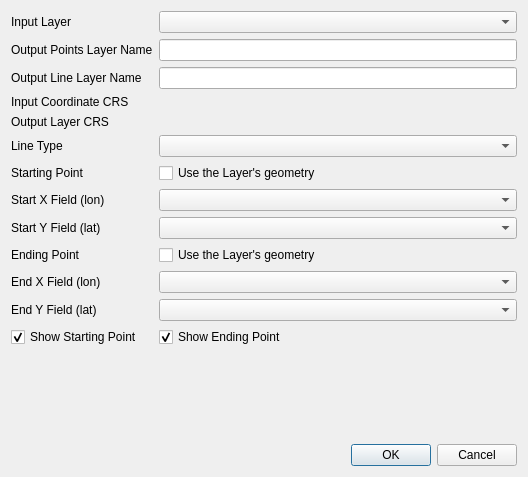
<?xml version="1.0" encoding="UTF-8"?>
<ui version="4.0">
 <class>Dialog</class>
 <widget class="QDialog" name="Dialog">
  <property name="geometry">
   <rect>
    <x>0</x>
    <y>0</y>
    <width>528</width>
    <height>477</height>
   </rect>
  </property>
  <property name="windowTitle">
   <string>XY to Line</string>
  </property>
  <property name="modal">
   <bool>true</bool>
  </property>
  <layout class="QVBoxLayout" name="verticalLayout">
   <item>
    <layout class="QFormLayout" name="formLayout">
     <property name="fieldGrowthPolicy">
      <enum>QFormLayout::AllNonFixedFieldsGrow</enum>
     </property>
     <item row="0" column="0">
      <widget class="QLabel" name="label">
       <property name="text">
        <string>Input Layer</string>
       </property>
      </widget>
     </item>
     <item row="0" column="1">
      <widget class="QgsMapLayerComboBox" name="inputMapLayerComboBox">
       <property name="sizePolicy">
        <sizepolicy hsizetype="Expanding" vsizetype="Fixed">
         <horstretch>0</horstretch>
         <verstretch>0</verstretch>
        </sizepolicy>
       </property>
      </widget>
     </item>
     <item row="2" column="0">
      <widget class="QLabel" name="label_2">
       <property name="text">
        <string>Output Points Layer Name</string>
       </property>
      </widget>
     </item>
     <item row="2" column="1">
      <widget class="QLineEdit" name="pointsNameLineEdit"/>
     </item>
     <item row="3" column="0">
      <widget class="QLabel" name="label_3">
       <property name="text">
        <string>Output Line Layer Name</string>
       </property>
      </widget>
     </item>
     <item row="3" column="1">
      <widget class="QLineEdit" name="lineNameLineEdit"/>
     </item>
     <item row="4" column="0">
      <widget class="QLabel" name="label_12">
       <property name="text">
        <string>Input Coordinate CRS</string>
       </property>
      </widget>
     </item>
     <item row="4" column="1">
      <widget class="QgsProjectionSelectionWidget" name="inputQgsProjectionSelectionWidget"/>
     </item>
     <item row="5" column="0">
      <widget class="QLabel" name="label_11">
       <property name="text">
        <string>Output Layer CRS</string>
       </property>
      </widget>
     </item>
     <item row="5" column="1">
      <widget class="QgsProjectionSelectionWidget" name="outputQgsProjectionSelectionWidget"/>
     </item>
     <item row="6" column="0">
      <widget class="QLabel" name="label_4">
       <property name="text">
        <string>Line Type</string>
       </property>
      </widget>
     </item>
     <item row="6" column="1">
      <widget class="QComboBox" name="lineTypeComboBox">
       <property name="sizePolicy">
        <sizepolicy hsizetype="Expanding" vsizetype="Fixed">
         <horstretch>0</horstretch>
         <verstretch>0</verstretch>
        </sizepolicy>
       </property>
      </widget>
     </item>
     <item row="7" column="0">
      <widget class="QLabel" name="label_5">
       <property name="text">
        <string>Starting Point</string>
       </property>
      </widget>
     </item>
     <item row="7" column="1">
      <widget class="QCheckBox" name="startCheckBox">
       <property name="text">
        <string>Use the Layer's geometry</string>
       </property>
      </widget>
     </item>
     <item row="8" column="0">
      <widget class="QLabel" name="label_6">
       <property name="text">
        <string>Start X Field (lon)</string>
       </property>
      </widget>
     </item>
     <item row="8" column="1">
      <widget class="QgsFieldComboBox" name="startXFieldComboBox"/>
     </item>
     <item row="9" column="0">
      <widget class="QLabel" name="label_7">
       <property name="text">
        <string>Start Y Field (lat)</string>
       </property>
      </widget>
     </item>
     <item row="9" column="1">
      <widget class="QgsFieldComboBox" name="startYFieldComboBox"/>
     </item>
     <item row="10" column="0">
      <widget class="QLabel" name="label_8">
       <property name="text">
        <string>Ending Point</string>
       </property>
      </widget>
     </item>
     <item row="10" column="1">
      <widget class="QCheckBox" name="endCheckBox">
       <property name="text">
        <string>Use the Layer's geometry</string>
       </property>
      </widget>
     </item>
     <item row="11" column="0">
      <widget class="QLabel" name="label_9">
       <property name="text">
        <string>End X Field (lon)</string>
       </property>
      </widget>
     </item>
     <item row="11" column="1">
      <widget class="QgsFieldComboBox" name="endXFieldComboBox"/>
     </item>
     <item row="12" column="0">
      <widget class="QLabel" name="label_10">
       <property name="text">
        <string>End Y Field (lat)</string>
       </property>
      </widget>
     </item>
     <item row="12" column="1">
      <widget class="QgsFieldComboBox" name="endYFieldComboBox"/>
     </item>
     <item row="13" column="0">
      <widget class="QCheckBox" name="showStartCheckBox">
       <property name="text">
        <string>Show Starting Point</string>
       </property>
       <property name="checked">
        <bool>true</bool>
       </property>
      </widget>
     </item>
     <item row="13" column="1">
      <widget class="QCheckBox" name="showEndCheckBox">
       <property name="text">
        <string>Show Ending Point</string>
       </property>
       <property name="checked">
        <bool>true</bool>
       </property>
      </widget>
     </item>
    </layout>
   </item>
   <item>
    <widget class="QDialogButtonBox" name="buttonBox">
     <property name="orientation">
      <enum>Qt::Horizontal</enum>
     </property>
     <property name="standardButtons">
      <set>QDialogButtonBox::Cancel|QDialogButtonBox::Ok</set>
     </property>
    </widget>
   </item>
  </layout>
 </widget>
 <customwidgets>
  <customwidget>
   <class>QgsFieldComboBox</class>
   <extends>QComboBox</extends>
   <header>qgis.gui</header>
  </customwidget>
  <customwidget>
   <class>QgsMapLayerComboBox</class>
   <extends>QComboBox</extends>
   <header>qgis.gui</header>
  </customwidget>
  <customwidget>
   <class>QgsProjectionSelectionWidget</class>
   <extends>QWidget</extends>
   <header>qgis.gui</header>
  </customwidget>
 </customwidgets>
 <resources/>
 <connections>
  <connection>
   <sender>buttonBox</sender>
   <signal>accepted()</signal>
   <receiver>Dialog</receiver>
   <slot>accept()</slot>
   <hints>
    <hint type="sourcelabel">
     <x>248</x>
     <y>254</y>
    </hint>
    <hint type="destinationlabel">
     <x>157</x>
     <y>274</y>
    </hint>
   </hints>
  </connection>
  <connection>
   <sender>buttonBox</sender>
   <signal>rejected()</signal>
   <receiver>Dialog</receiver>
   <slot>reject()</slot>
   <hints>
    <hint type="sourcelabel">
     <x>316</x>
     <y>260</y>
    </hint>
    <hint type="destinationlabel">
     <x>286</x>
     <y>274</y>
    </hint>
   </hints>
  </connection>
 </connections>
</ui>
